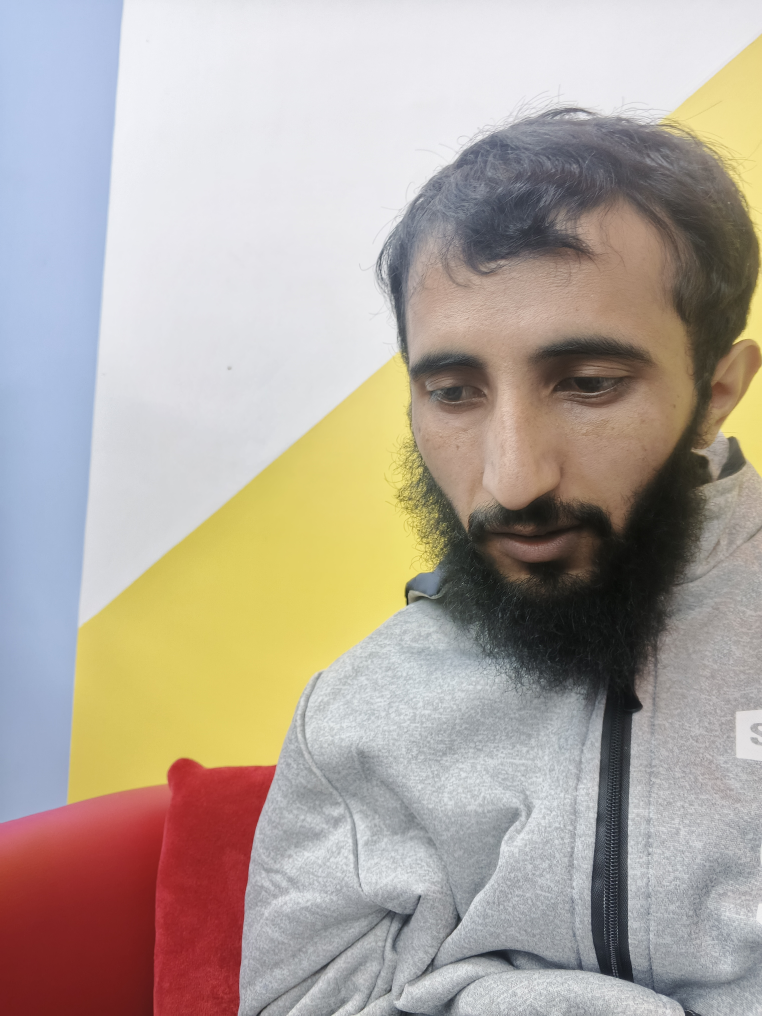
#> input picture Labs/week 10-12/dataset/Mansoor/1.jpg, 3048 x 4064 px, given in place of the camera (shown at 1/4 size)
$ python filterColors.py
#> lines starting #> are read from the running program, lines starting #| are printed output that depends on the picture; after the words box and inside, x2 and y2 are one past the last pixel; in counts of white or black regions, pixels touching at a corner belong together
import cv2
import numpy as np

# Open the webcam
cam = cv2.VideoCapture(0)

def mansoor(x):
    pass

# Create a window for the camera feed
cv2.namedWindow("Camera")

# Create TrackBars for Lower Bound (HSV)
cv2.createTrackbar('lb', 'Camera', 0, 255, mansoor)  # Lower bound - Blue
#> slider 'lb' is set to 51
cv2.createTrackbar('lg', 'Camera', 0, 255, mansoor)  # Lower bound - Green
#> slider 'lg' is set to 51
cv2.createTrackbar('lr', 'Camera', 0, 255, mansoor)  # Lower bound - Red
#> slider 'lr' is set to 51

# Create TrackBars for Upper Bound (HSV)
cv2.createTrackbar('ub', 'Camera', 255, 255, mansoor)  # Upper bound - Blue
cv2.createTrackbar('ug', 'Camera', 255, 255, mansoor)  # Upper bound - Green
cv2.createTrackbar('ur', 'Camera', 255, 255, mansoor)  # Upper bound - Red

while cam.isOpened():
    ret, frame = cam.read()
#> frame is the input picture: shape (4064, 3048, 3); mean B, G, R 157, 166.4, 176.7

    if not ret:
        break

    # Get the trackbar positions for the lower and upper bounds
    lb = cv2.getTrackbarPos('lb', "Camera")
    lg = cv2.getTrackbarPos('lg', "Camera")
    lr = cv2.getTrackbarPos('lr', "Camera")

    ub = cv2.getTrackbarPos('ub', "Camera")
    ug = cv2.getTrackbarPos('ug', "Camera")
    ur = cv2.getTrackbarPos('ur', "Camera")

    # Convert the trackbar values to numpy arrays
    low = np.array([lb, lg, lr])
    high = np.array([ub, ug, ur])

    # Resize Frame To Get Smaller Display
    frame = cv2.resize(frame, (300,300))
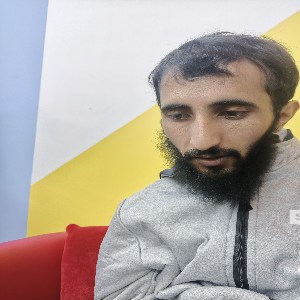
#> frame: shape (300, 300, 3); mean B, G, R 156.9, 166.3, 176.6

    # Convert the frame to HSV (Hue, Saturation, Value)
    hsv = cv2.cvtColor(frame, cv2.COLOR_BGR2HSV)
#> hsv: shape (300, 300, 3); mean H, S, V 80.1, 52, 184.7

    # Create a mask based on the lower and upper bounds
    mask = cv2.inRange(hsv, low, high)
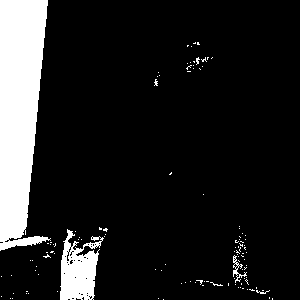
#> mask: shape (300, 300); 12.7% white; 116 white regions (112 under 20 px), largest, box (x1, y1, x2, y2) and area: (0, 0, 51, 251) 9101, (60, 229, 104, 300) 1863, (233, 255, 247, 283) 110, (256, 290, 270, 294) 22

    # Bitwise AND the original frame and the mask to get the filtered image
    filtered_image = cv2.bitwise_and(frame, frame, mask=mask)
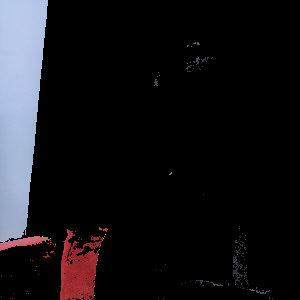
#> filtered_image: shape (300, 300, 3); mean B, G, R 23.3, 20.1, 21.1

    # Display the original frame
    cv2.imshow('Original Camera Feed', frame)

    # Display the mask (the part that matches the color)
    cv2.imshow('Mask', mask)

    # Display the HSV image (this is the converted BGR image to HSV)
    cv2.imshow('HSV Image', hsv)

    # Display the filtered image
    cv2.imshow('Filtered Camera Feed', filtered_image)

    # Wait for a key press, and if 'p' is pressed, break the loop
    if cv2.waitKey(1) & 0xFF == ord('p'):
#> (key Esc is pressed here)
        break

# Release the camera and close all windows
cam.release()
cv2.destroyAllWindows()

$ run again, on Labs/week 10-12/dataset/Mansoor/2.jpg
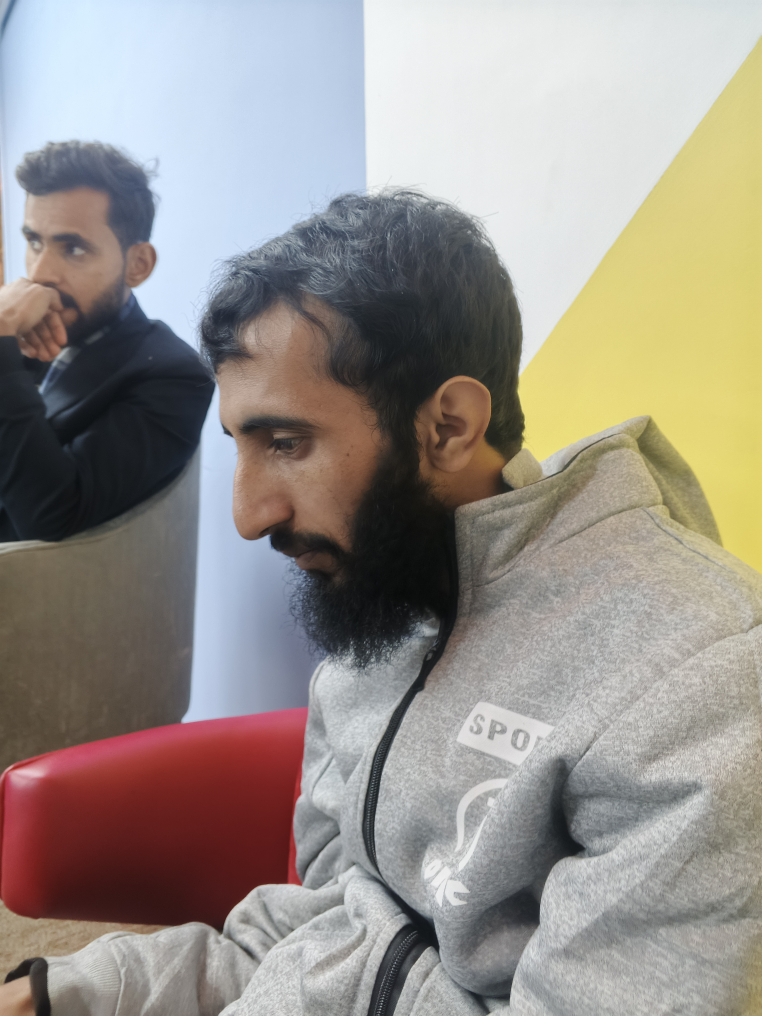
#> input picture Labs/week 10-12/dataset/Mansoor/2.jpg, 3048 x 4064 px, given in place of the camera (shown at 1/4 size)
#> frame is the input picture: shape (4064, 3048, 3); mean B, G, R 139.5, 145.9, 152.1
#> frame: shape (300, 300, 3)
#> hsv: shape (300, 300, 3); mean H, S, V 62, 50.1, 160.1
#> `mask = cv2.inRange(hsv, low, high)`:
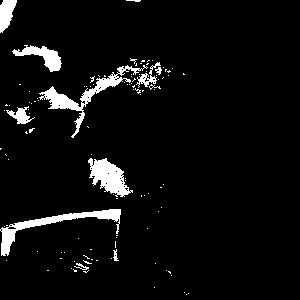
#> mask: shape (300, 300); 5.5% white; 111 white regions (99 under 20 px), largest, box (x1, y1, x2, y2) and area: (39, 65, 148, 138) 1154, (0, 209, 121, 256) 1109, (88, 158, 133, 197) 930
#> `filtered_image = cv2.bitwise_and(frame, frame, mask=mask)`:
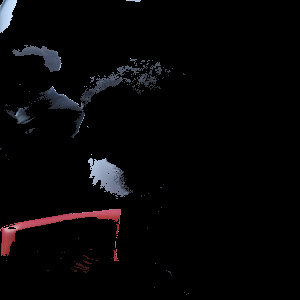
#> filtered_image: shape (300, 300, 3); mean B, G, R 6.2, 5.3, 6.2

$ run again, on Labs/week 10-12/dataset/Mansoor/3.jpg
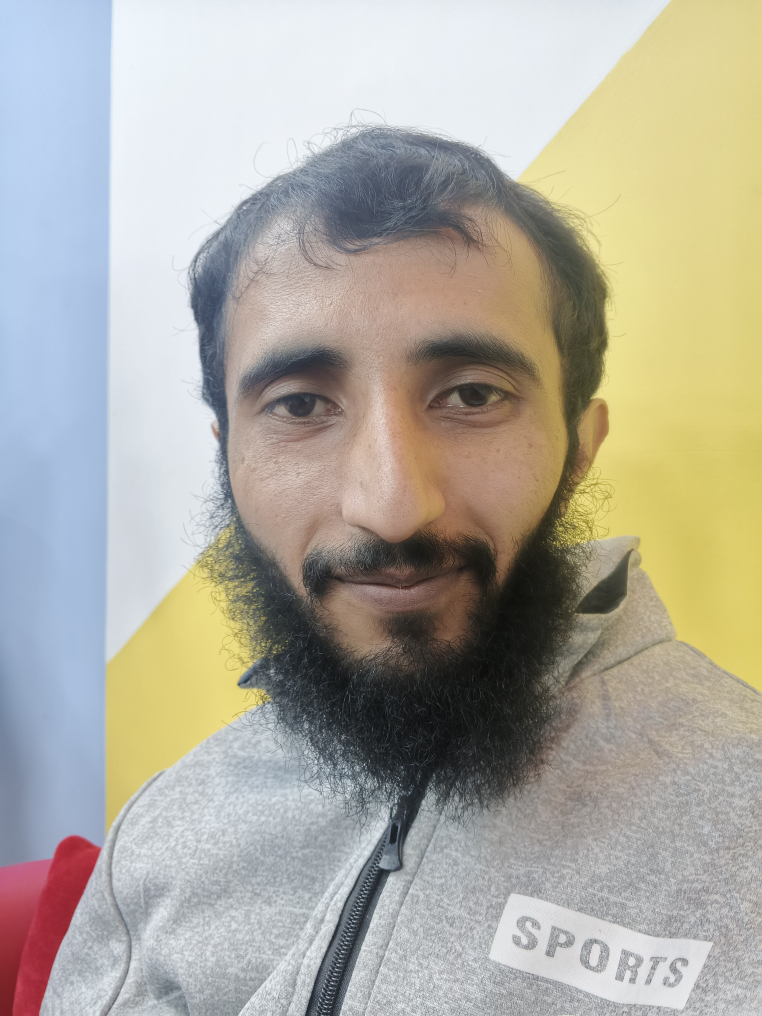
#> input picture Labs/week 10-12/dataset/Mansoor/3.jpg, 3048 x 4064 px, given in place of the camera (shown at 1/4 size)
#> frame is the input picture: shape (4064, 3048, 3); mean B, G, R 159.7, 171.1, 174.6
#> frame: shape (300, 300, 3)
#> hsv: shape (300, 300, 3); mean H, S, V 68.6, 49.8, 185
#> `mask = cv2.inRange(hsv, low, high)`:
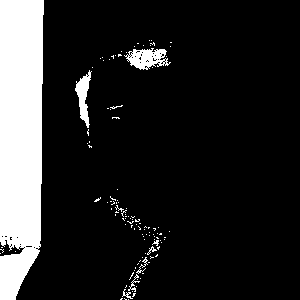
#> mask: shape (300, 300); 14.7% white; 115 white regions (107 under 20 px), largest, box (x1, y1, x2, y2) and area: (0, 0, 44, 300) 11663, (124, 48, 171, 70) 590, (75, 70, 92, 128) 445
#> `filtered_image = cv2.bitwise_and(frame, frame, mask=mask)`:
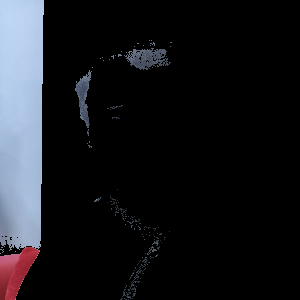
#> filtered_image: shape (300, 300, 3); mean B, G, R 28.3, 24.3, 23.2

$ run again, on Labs/week 10-12/dataset/Mansoor/4.png
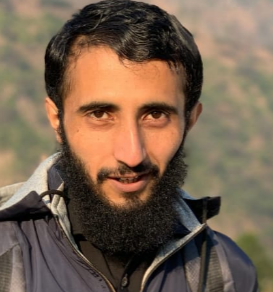
#> input picture Labs/week 10-12/dataset/Mansoor/4.png, 273 x 292 px, given in place of the camera
#> frame is the input picture: shape (292, 273, 3); mean B, G, R 79.6, 98.2, 118.9
#> `frame = cv2.resize(frame, (300,300))`:
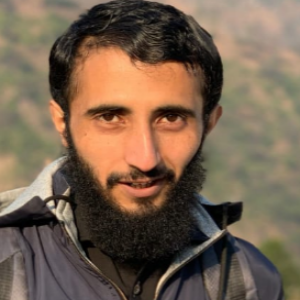
#> frame: shape (300, 300, 3); mean B, G, R 79.4, 98.1, 118.7
#> hsv: shape (300, 300, 3); mean H, S, V 33.2, 83, 119.4
#> `mask = cv2.inRange(hsv, low, high)`:
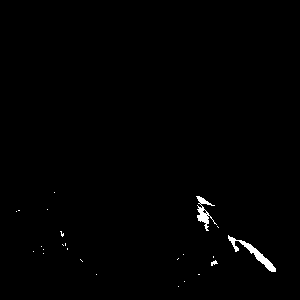
#> mask: shape (300, 300); 0.73% white; 24 white regions (21 under 20 px), largest, box (x1, y1, x2, y2) and area: (228, 235, 276, 272) 344, (196, 196, 217, 231) 243, (211, 260, 218, 266) 23
